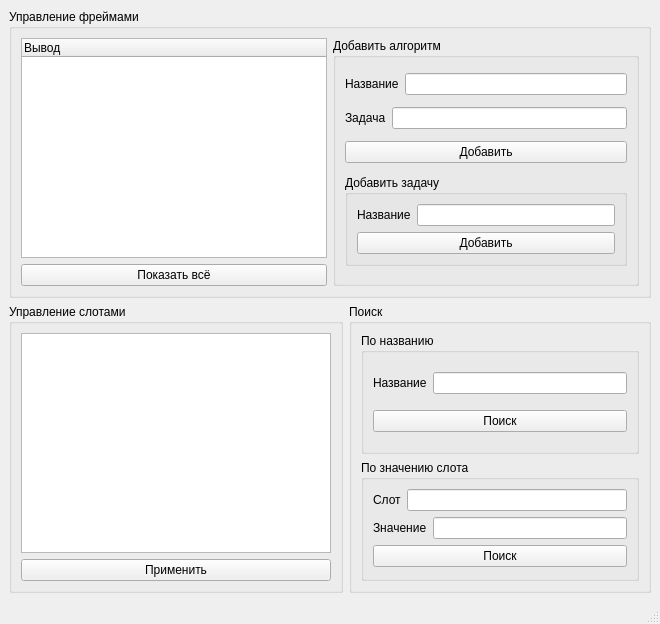
<?xml version="1.0" encoding="UTF-8"?>
<ui version="4.0">
 <class>MainWindow</class>
 <widget class="QMainWindow" name="MainWindow">
  <property name="geometry">
   <rect>
    <x>0</x>
    <y>0</y>
    <width>660</width>
    <height>624</height>
   </rect>
  </property>
  <property name="minimumSize">
   <size>
    <width>660</width>
    <height>620</height>
   </size>
  </property>
  <property name="windowTitle">
   <string>FrameApp</string>
  </property>
  <widget class="QWidget" name="centralwidget">
   <layout class="QVBoxLayout" name="verticalLayout_10">
    <item>
     <layout class="QVBoxLayout" name="verticalLayout_9">
      <item>
       <widget class="QGroupBox" name="groupBox_5">
        <property name="sizePolicy">
         <sizepolicy hsizetype="Preferred" vsizetype="Minimum">
          <horstretch>0</horstretch>
          <verstretch>0</verstretch>
         </sizepolicy>
        </property>
        <property name="title">
         <string>Управление фреймами</string>
        </property>
        <layout class="QHBoxLayout" name="horizontalLayout_10">
         <item>
          <layout class="QVBoxLayout" name="verticalLayout_11">
           <item>
            <widget class="QTreeWidget" name="frame_tw">
             <column>
              <property name="text">
               <string>Вывод</string>
              </property>
             </column>
            </widget>
           </item>
           <item>
            <widget class="QPushButton" name="getAll_pb">
             <property name="text">
              <string>Показать всё</string>
             </property>
            </widget>
           </item>
          </layout>
         </item>
         <item>
          <widget class="QGroupBox" name="groupBox_7">
           <property name="sizePolicy">
            <sizepolicy hsizetype="Minimum" vsizetype="Minimum">
             <horstretch>0</horstretch>
             <verstretch>0</verstretch>
            </sizepolicy>
           </property>
           <property name="title">
            <string>Добавить алгоритм</string>
           </property>
           <layout class="QVBoxLayout" name="verticalLayout_2">
            <item>
             <layout class="QHBoxLayout" name="horizontalLayout_5">
              <item>
               <widget class="QLabel" name="label_4">
                <property name="text">
                 <string>Название</string>
                </property>
               </widget>
              </item>
              <item>
               <widget class="QLineEdit" name="nameAlg_le"/>
              </item>
             </layout>
            </item>
            <item>
             <layout class="QHBoxLayout" name="horizontalLayout_6">
              <item>
               <widget class="QLabel" name="label_5">
                <property name="text">
                 <string>Задача</string>
                </property>
               </widget>
              </item>
              <item>
               <widget class="QLineEdit" name="task_le"/>
              </item>
             </layout>
            </item>
            <item>
             <widget class="QPushButton" name="addAlg_pb">
              <property name="text">
               <string>Добавить</string>
              </property>
             </widget>
            </item>
            <item>
             <widget class="QGroupBox" name="groupBox_8">
              <property name="sizePolicy">
               <sizepolicy hsizetype="Minimum" vsizetype="Fixed">
                <horstretch>0</horstretch>
                <verstretch>0</verstretch>
               </sizepolicy>
              </property>
              <property name="title">
               <string>Добавить задачу</string>
              </property>
              <layout class="QVBoxLayout" name="verticalLayout_5">
               <item>
                <layout class="QHBoxLayout" name="horizontalLayout_8">
                 <item>
                  <widget class="QLabel" name="label_6">
                   <property name="text">
                    <string>Название</string>
                   </property>
                  </widget>
                 </item>
                 <item>
                  <widget class="QLineEdit" name="nameTask_le"/>
                 </item>
                </layout>
               </item>
               <item>
                <widget class="QPushButton" name="addTask_pb">
                 <property name="text">
                  <string>Добавить</string>
                 </property>
                </widget>
               </item>
              </layout>
             </widget>
            </item>
           </layout>
          </widget>
         </item>
        </layout>
       </widget>
      </item>
      <item>
       <layout class="QHBoxLayout" name="horizontalLayout_9">
        <item>
         <widget class="QGroupBox" name="groupBox_6">
          <property name="title">
           <string>Управление слотами</string>
          </property>
          <layout class="QVBoxLayout" name="verticalLayout_6">
           <item>
            <widget class="QTableWidget" name="slot_tw">
             <property name="lineWidth">
              <number>1</number>
             </property>
             <property name="horizontalScrollBarPolicy">
              <enum>Qt::ScrollBarAlwaysOff</enum>
             </property>
             <property name="sizeAdjustPolicy">
              <enum>QAbstractScrollArea::AdjustToContentsOnFirstShow</enum>
             </property>
             <attribute name="horizontalHeaderVisible">
              <bool>false</bool>
             </attribute>
             <attribute name="horizontalHeaderCascadingSectionResizes">
              <bool>false</bool>
             </attribute>
             <attribute name="horizontalHeaderDefaultSectionSize">
              <number>147</number>
             </attribute>
             <attribute name="horizontalHeaderMinimumSectionSize">
              <number>93</number>
             </attribute>
             <attribute name="verticalHeaderVisible">
              <bool>false</bool>
             </attribute>
             <attribute name="verticalHeaderHighlightSections">
              <bool>false</bool>
             </attribute>
             <column>
              <property name="text">
               <string>Слот</string>
              </property>
             </column>
             <column>
              <property name="text">
               <string>Значение</string>
              </property>
             </column>
            </widget>
           </item>
           <item>
            <widget class="QPushButton" name="applySlot_pb">
             <property name="text">
              <string>Применить</string>
             </property>
            </widget>
           </item>
          </layout>
         </widget>
        </item>
        <item>
         <widget class="QGroupBox" name="groupBox_2">
          <property name="title">
           <string>Поиск</string>
          </property>
          <layout class="QVBoxLayout" name="verticalLayout_4">
           <item>
            <widget class="QGroupBox" name="groupBox_4">
             <property name="title">
              <string>По названию</string>
             </property>
             <layout class="QVBoxLayout" name="verticalLayout_3">
              <item>
               <layout class="QHBoxLayout" name="horizontalLayout">
                <item>
                 <widget class="QLabel" name="label">
                  <property name="text">
                   <string>Название</string>
                  </property>
                 </widget>
                </item>
                <item>
                 <widget class="QLineEdit" name="nameSearch_le"/>
                </item>
               </layout>
              </item>
              <item>
               <widget class="QPushButton" name="searchName_pb">
                <property name="text">
                 <string>Поиск</string>
                </property>
               </widget>
              </item>
             </layout>
            </widget>
           </item>
           <item>
            <widget class="QGroupBox" name="groupBox_3">
             <property name="title">
              <string>По значению слота</string>
             </property>
             <layout class="QVBoxLayout" name="verticalLayout">
              <item>
               <layout class="QHBoxLayout" name="horizontalLayout_3">
                <item>
                 <widget class="QLabel" name="label_3">
                  <property name="text">
                   <string>Слот</string>
                  </property>
                 </widget>
                </item>
                <item>
                 <widget class="QLineEdit" name="slotName_le"/>
                </item>
               </layout>
              </item>
              <item>
               <layout class="QHBoxLayout" name="horizontalLayout_2">
                <item>
                 <widget class="QLabel" name="label_2">
                  <property name="text">
                   <string>Значение</string>
                  </property>
                 </widget>
                </item>
                <item>
                 <widget class="QLineEdit" name="slotValue_le"/>
                </item>
               </layout>
              </item>
              <item>
               <widget class="QPushButton" name="searchSlot_pb">
                <property name="text">
                 <string>Поиск</string>
                </property>
               </widget>
              </item>
             </layout>
            </widget>
           </item>
          </layout>
         </widget>
        </item>
       </layout>
      </item>
     </layout>
    </item>
   </layout>
  </widget>
  <widget class="QStatusBar" name="statusbar"/>
 </widget>
 <resources/>
 <connections/>
</ui>
